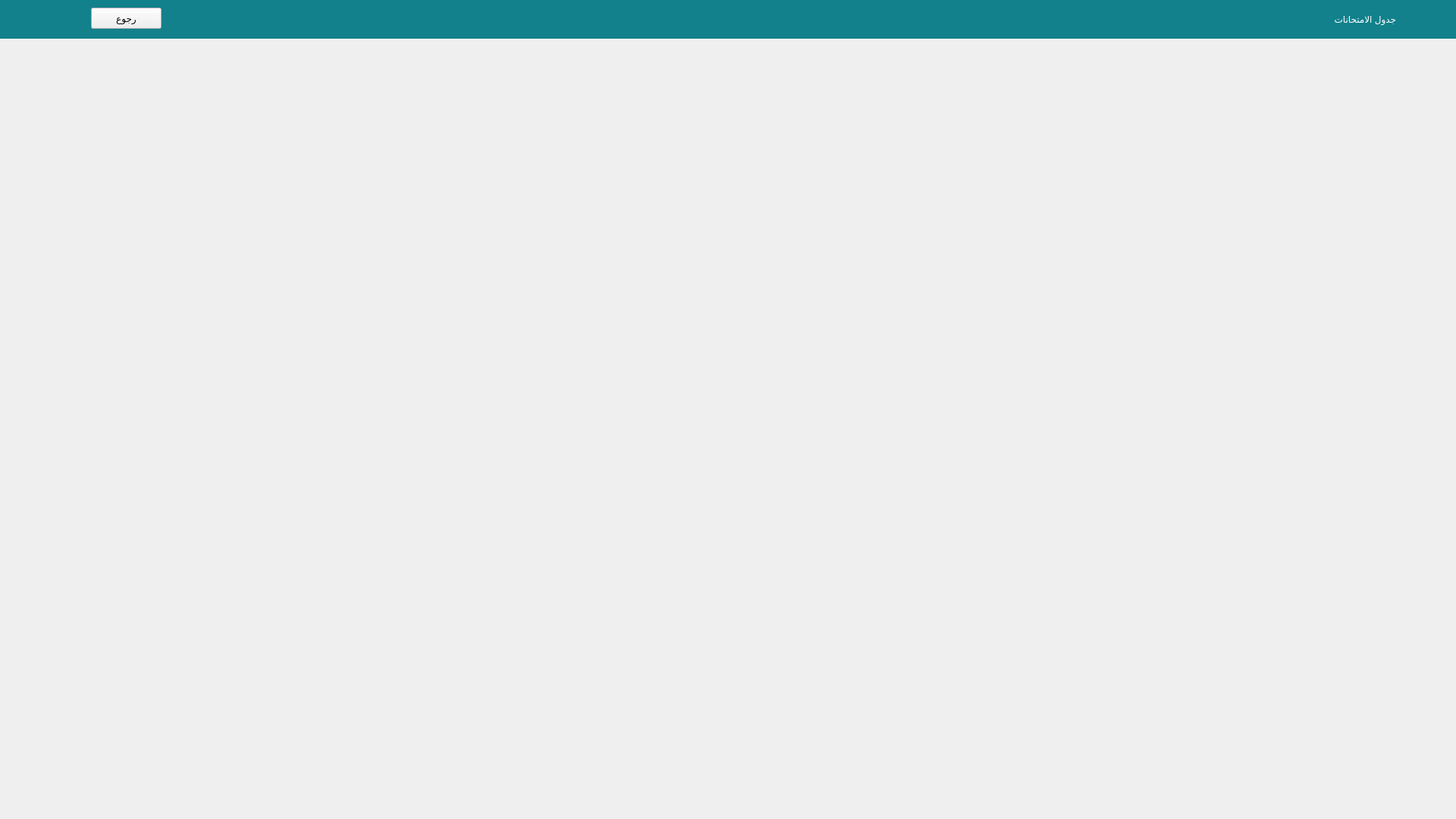
<?xml version="1.0" encoding="UTF-8"?>
<ui version="4.0">
 <class>Form</class>
 <widget class="QWidget" name="Form">
  <property name="geometry">
   <rect>
    <x>0</x>
    <y>0</y>
    <width>1920</width>
    <height>1080</height>
   </rect>
  </property>
  <property name="minimumSize">
   <size>
    <width>1920</width>
    <height>1080</height>
   </size>
  </property>
  <property name="maximumSize">
   <size>
    <width>1920</width>
    <height>1080</height>
   </size>
  </property>
  <property name="windowTitle">
   <string>Form</string>
  </property>
  <widget class="QLabel" name="label">
   <property name="geometry">
    <rect>
     <x>1600</x>
     <y>10</y>
     <width>241</width>
     <height>31</height>
    </rect>
   </property>
   <property name="styleSheet">
    <string notr="true">color: rgb(255, 255, 255);
background-color: rgb(18, 129, 139);
font: 20px &quot;MS Shell Dlg 2&quot; center
</string>
   </property>
   <property name="text">
    <string>جدول الامتحانات</string>
   </property>
  </widget>
  <widget class="QLabel" name="label_5">
   <property name="geometry">
    <rect>
     <x>1850</x>
     <y>10</y>
     <width>41</width>
     <height>31</height>
    </rect>
   </property>
   <property name="styleSheet">
    <string notr="true">background-color: transparent;
</string>
   </property>
   <property name="text">
    <string/>
   </property>
   <property name="pixmap">
    <pixmap>icons/table.png</pixmap>
   </property>
   <property name="scaledContents">
    <bool>true</bool>
   </property>
  </widget>
  <widget class="QLabel" name="label_2">
   <property name="geometry">
    <rect>
     <x>0</x>
     <y>0</y>
     <width>1951</width>
     <height>51</height>
    </rect>
   </property>
   <property name="styleSheet">
    <string notr="true">background-color: rgb(18, 129, 139)</string>
   </property>
   <property name="text">
    <string/>
   </property>
  </widget>
  <widget class="QPushButton" name="back">
   <property name="geometry">
    <rect>
     <x>120</x>
     <y>10</y>
     <width>93</width>
     <height>28</height>
    </rect>
   </property>
   <property name="text">
    <string>رجوع</string>
   </property>
  </widget>
  <zorder>label_2</zorder>
  <zorder>label</zorder>
  <zorder>label_5</zorder>
  <zorder>back</zorder>
 </widget>
 <resources/>
 <connections/>
</ui>
